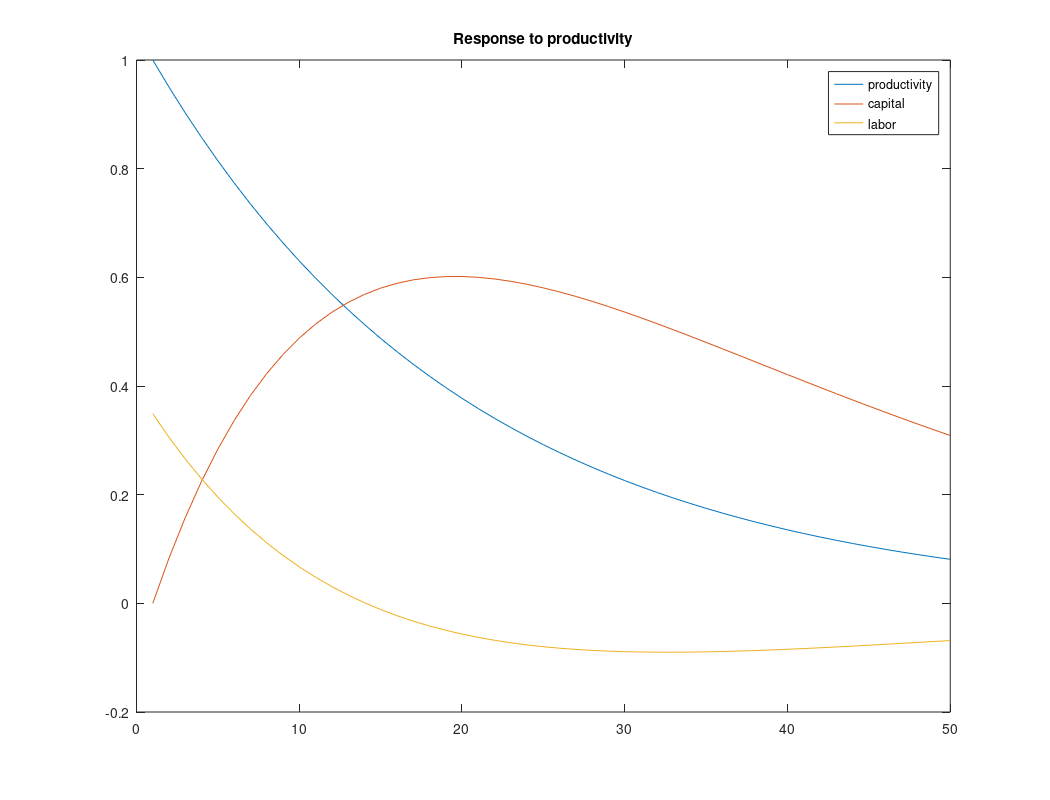
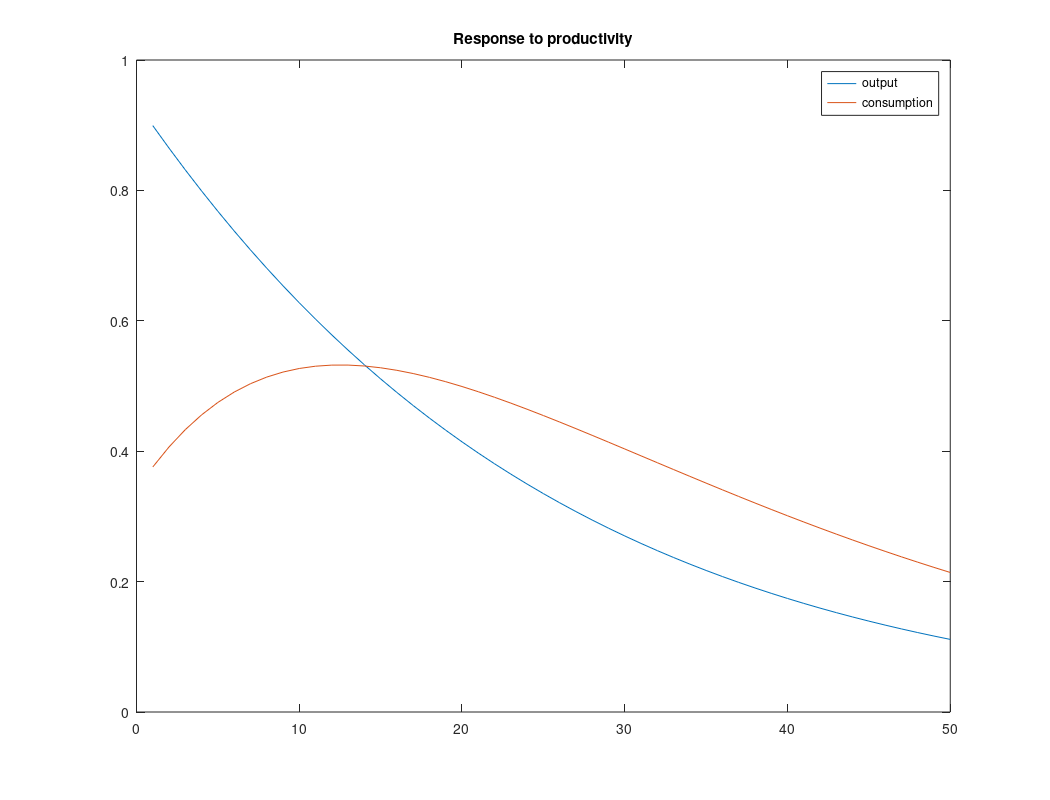
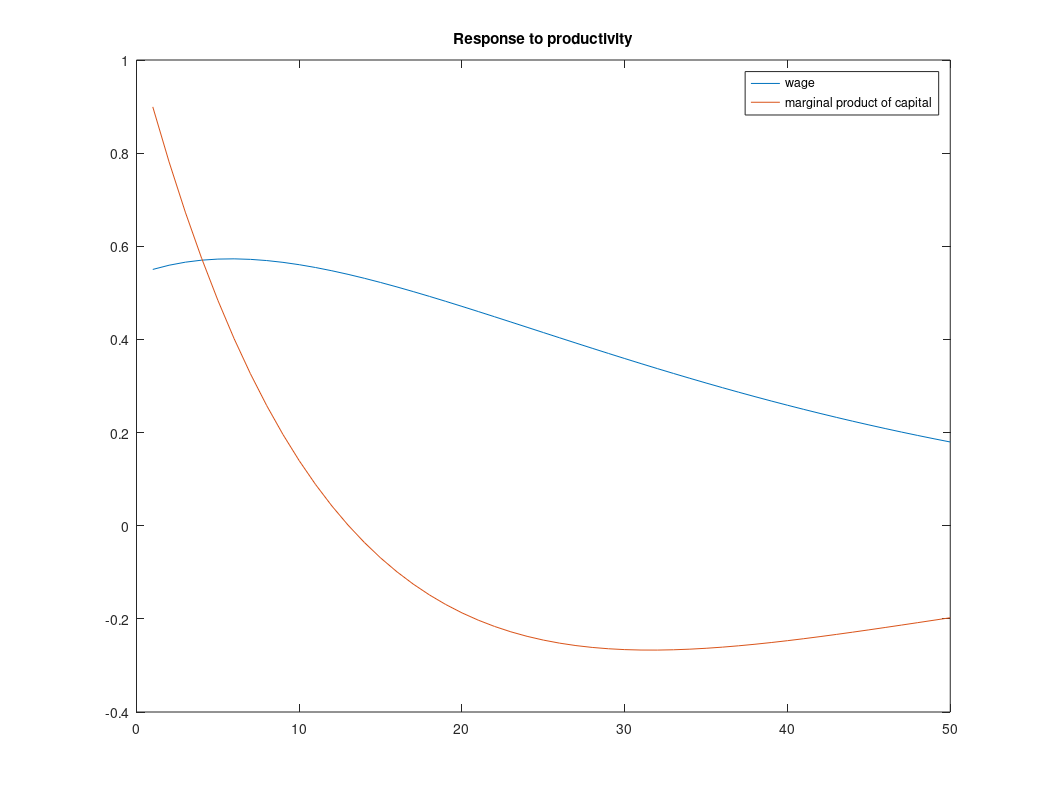
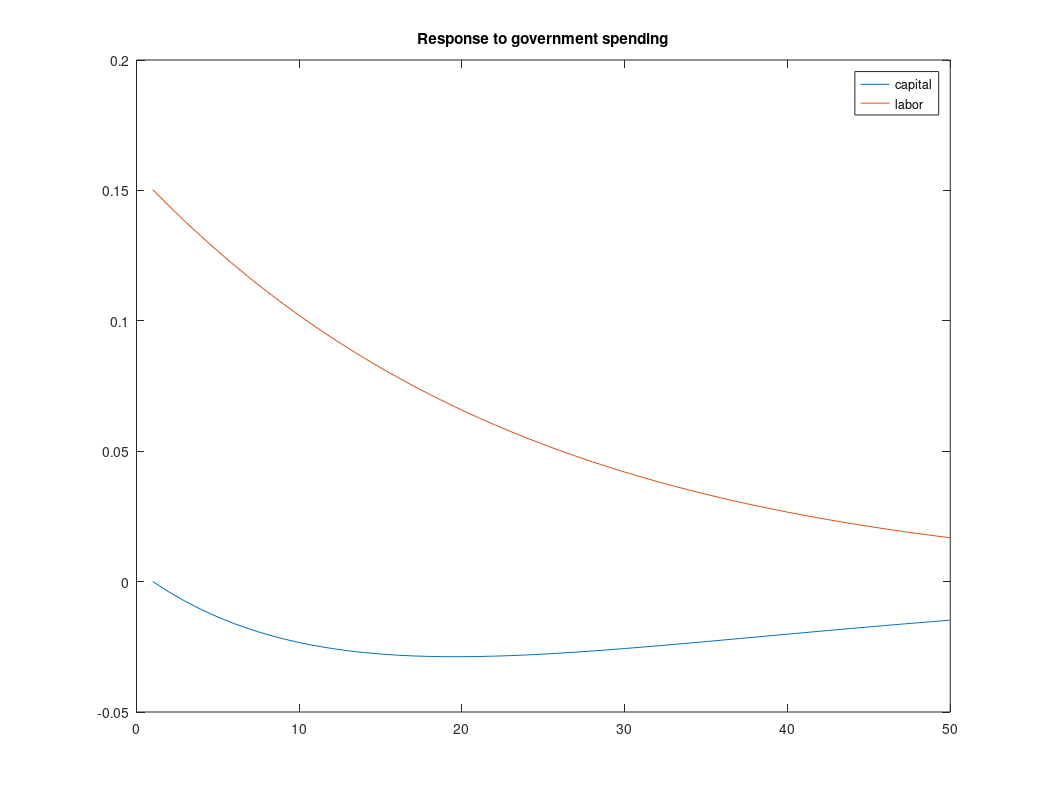

The MATLAB script that drew these images, in order:
%This simple Matlab program shows how to implement the Blanchard-Kahn
%approach to the RBC model seen in the class of November 8
%In this program I use an ordering of the eigenvalues matrix that is the
%same as in the review session. This requires some manipulation as Matlab
%gives a reverse ordering.

clear;

% We set the parameters values
alpha=1/3;         %share of capital in production
g=0.005;           %trend growth rate of productivity
n=0.0025;          %trend growth rate of population
delta=0.025;       %rate of capital depreciation
rbar=0.015;        %steady state real interest rate
lbar=1/3;          %share of time spent working in steady state
G_Y=0.2;           %share of government to GDP in steady state
rho_A=0.95;        %persistence of productivity shocks
rho_G=0.95;        %persistence of government shocks

%We compute some steady state values
kbar=(alpha/(rbar+delta))^(1/(1-alpha));     %scaled capital
Y_K=(rbar+delta)/alpha;                      %ratio Y/K
G_K=G_Y*Y_K;                                 %ratio G/K
C_K=1-delta+kbar^(alpha-1)-exp(g+n)-G_K;     %ratio C/K
C_Y=C_K/Y_K;                                 %ratio C/Y

%We compute some terms that are useful later
lbar_rat=lbar/(1-lbar);
rd_rat=(rbar+delta)/(1+rbar)*(1-alpha);
exp_rat=exp(g+n)/(exp(g+n)-1+delta);

%We compute the coefficients for the capital dynamics
eta_KK=(1+rbar)/exp(g+n);
eta_KA=(rbar+delta)/exp(g+n)*(1-alpha)/alpha;
eta_KL=eta_KA;
eta_KC=-C_K/exp(g+n);
eta_KG=-G_K/exp(g+n);

%We compute the coefficients for labor
eta_LK=alpha/(lbar_rat+alpha);
eta_LA=(1-alpha)/(lbar_rat+alpha);
eta_LC=-1/(lbar_rat+alpha);

%We compute the matrices of the system
X=zeros(4,4); Y=zeros(4,4); Z=zeros(4,2);
X(1,1)=1;
X(2,1)=rd_rat*(1-eta_LK); X(2,2)=-rd_rat*(1+eta_LA); X(2,4)=1-rd_rat*eta_LC;
X(3,2)=1;
X(4,3)=1;
Y(1,1)=eta_KK+eta_KL*eta_LK; Y(1,2)=eta_KA+eta_KL*eta_LA; Y(1,3)=eta_KG; Y(1,4)=eta_KC+eta_KL*eta_LC;
Y(2,4)=1;
Y(3,2)=rho_A;
Y(4,3)=rho_G;
Z(3,1)=1;
Z(4,2)=1;

A=inv(X)*Y;  B=inv(X)*Z;

% We compute the left eigenvectors LV, the right eigenvectors RV and the eigenvalues EV of the matrix A

[RV,EV]=eig(A);
[LV,EV] = eig(A.'); LV = conj(LV);

%In the notation of the review session however we listed the SMALLEST eigenvalues
%first, so we need to re-order things

EVsort=diag(sort(diag(EV),'ascend'));
[c, index]=sort(diag(EV),'ascend');
LVsort=LV(:,index);

%EVsort is a diagonal matrix with the SMALLEST eigenvalues listed first
%You can check that (LVsort)'*A=EVsort*(LVsort)'  
%You can check that there is only one eigenvalue above 1, which is fine as
%two out of the three state variables (A and G) have stable dynamics by
%assumption

%We compute the matrix C, which is C=(LV)', and the blocks of C that we need
C=LVsort';
C11=C(1:3,1:3); C12=C(1:3,4); C21=C(4,1:3); C22=C(4,4);

%We compute the sensitivity of control variables to K, A and G
%Coeff is a x3 matrix in which each row contains the impact of K, A and G
%on the variable of interest.
%The rows correspond to the following control variables: 1-consumption, 2-
%labor, 3-output, 4-investment, 5-wage, 6-marginal product of capital,
%7-next period capital, 8-productivity, 9-government

Coeff=zeros(9,3);

%The sensitivity of consumption is computed from the matrix analysis above
for s=1:3
    Coeff(1,s)=-inv(C22)*C21(1,s);
end

%Labor
Coeff(2,1)=eta_LK+eta_LC*Coeff(1,1);
Coeff(2,2)=eta_LA+eta_LC*Coeff(1,2);
Coeff(2,3)=eta_LC*Coeff(1,3);

%Output
Coeff(3,1)=alpha+(1-alpha)*Coeff(2,1);
Coeff(3,2)=(1-alpha)*(1+Coeff(2,2));
Coeff(3,3)=(1-alpha)*Coeff(2,3);

%Investment
Coeff(4,1)=(1+exp_rat*(eta_KK-1))+exp_rat*(eta_KC*Coeff(1,1)+eta_KL*Coeff(2,1));
Coeff(4,2)=exp_rat*(eta_KA+eta_KC*Coeff(1,2)+eta_KL*Coeff(2,2));
Coeff(4,3)=exp_rat*(eta_KC*Coeff(1,3)+eta_KL*Coeff(2,3)+eta_KG);

%Wage, equal to y-l
Coeff(5,1)=Coeff(3,1)-Coeff(2,1);
Coeff(5,2)=Coeff(3,2)-Coeff(2,2);
Coeff(5,3)=Coeff(3,3)-Coeff(2,3);

%Marginal product of capital, equal to y-k
Coeff(6,1)=Coeff(3,1)-1;
Coeff(6,2)=Coeff(3,2);
Coeff(6,3)=Coeff(3,3);

%We compute the dynamics of state variables
Omega=C11-C12*inv(C22)*C21;
J1=EVsort(1:3,1:3);
D=inv(Omega)*J1*Omega;
Coeff(7:9,1:3)=D;

%We compute the sensitivity of the state variables to shocks
CoeffV=B(1:3,1:2);

%We trace the effect of a unit productivity shock
%We compute a 9x50 matrix with the values of 1-consumption, 2-
%labor, 3-output, 4-investment, 5-wage, 6-marginal product of capital,
%7-current period capital, 8-productivity, 9-government

RES_A=zeros(9,51);  %The last column is left unused
RES_A(8,1)=1;
for s=1:50
    RES_A(8,s+1)=Coeff(8,1:3)*RES_A(7:9,s);
    RES_A(7,s+1)=Coeff(7,1:3)*RES_A(7:9,s);
    RES_A(1,s)=Coeff(1,1:3)*RES_A(7:9,s);
    RES_A(2,s)=Coeff(2,1:3)*RES_A(7:9,s);
    RES_A(3,s)=Coeff(3,1:3)*RES_A(7:9,s);
    RES_A(4,s)=Coeff(4,1:3)*RES_A(7:9,s);
    RES_A(5,s)=Coeff(5,1:3)*RES_A(7:9,s);
    RES_A(6,s)=Coeff(6,1:3)*RES_A(7:9,s);
end

%We draw a serie of charts of the impact

figure(1);
time=1:50;    %the horizontal axis time frame
plot(time, RES_A([8,7,2],1:50))
title('Response to productivity')
hleg=legend('productivity','capital','labor')
orient landscape;   %So the figures appear in landscape format
print('ML_Prod_shock_fig_1','-dpdf');

figure(2);
time=1:50;    %the horizontal axis time frame
plot(time, RES_A([3,1],1:50))
title('Response to productivity')
hleg=legend('output','consumption');
orient landscape;
print('ML_Prod_shock_fig_2','-dpdf');

figure(3);
time=1:50;    %the horizontal axis time frame
plot(time, RES_A([5,6],1:50))
title('Response to productivity')
hleg=legend('wage','marginal product of capital');
orient landscape;
print('ML_Prod_shock_fig_3','-dpdf');


%We similarly trace the effect of a unit government shock

RES_G=zeros(9,51);  %The last column is left unused
RES_G(9,1)=1;
for s=1:50
    RES_G(9,s+1)=Coeff(9,1:3)*RES_G(7:9,s);
    RES_G(7,s+1)=Coeff(7,1:3)*RES_G(7:9,s);
    RES_G(1,s)=Coeff(1,1:3)*RES_G(7:9,s);
    RES_G(2,s)=Coeff(2,1:3)*RES_G(7:9,s);
    RES_G(3,s)=Coeff(3,1:3)*RES_G(7:9,s);
    RES_G(4,s)=Coeff(4,1:3)*RES_G(7:9,s);
    RES_G(5,s)=Coeff(5,1:3)*RES_G(7:9,s);
    RES_G(6,s)=Coeff(6,1:3)*RES_G(7:9,s);
end

%We draw a serie of charts of the impact

figure(4);
time=1:50;    %the horizontal axis time frame
plot(time, RES_G([7,2],1:50))
title('Response to government spending')
hleg=legend('capital','labor');
orient landscape;
print('ML_Govt_shock_fig_4','-dpdf');

figure(5);
time=1:50;    %the horizontal axis time frame
plot(time, RES_G([3,1],1:50))
title('Response to government spending')
hleg=legend('output','consumption');
orient landscape;
print('ML_Govt_shock_fig_5','-dpdf');

figure(6);
time=1:50;    %the horizontal axis time frame
plot(time, RES_G([5,6],1:50))
title('Response to government spending')
hleg=legend('wage','marginal product of capital');
orient landscape;
print('ML_Govt_shock_fig_6','-dpdf');



